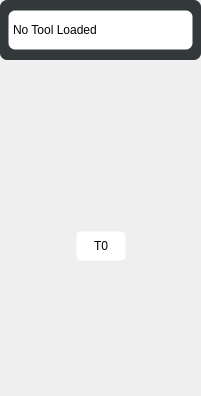
              <widget class="QWidget" name="widget_21" native="true">
               <property name="sizePolicy">
                <sizepolicy hsizetype="Preferred" vsizetype="Preferred">
                 <horstretch>1</horstretch>
                 <verstretch>0</verstretch>
                </sizepolicy>
               </property>
               <property name="minimumSize">
                <size>
                 <width>172</width>
                 <height>0</height>
                </size>
               </property>
               <property name="styleSheet">
                <string notr="true"/>
               </property>
               <layout class="QVBoxLayout" name="verticalLayout_14">
                <property name="leftMargin">
                 <number>0</number>
                </property>
                <property name="topMargin">
                 <number>0</number>
                </property>
                <property name="rightMargin">
                 <number>0</number>
                </property>
                <property name="bottomMargin">
                 <number>0</number>
                </property>
                <item>
                 <widget class="QFrame" name="frame_40">
                  <property name="sizePolicy">
                   <sizepolicy hsizetype="Preferred" vsizetype="Fixed">
                    <horstretch>2</horstretch>
                    <verstretch>0</verstretch>
                   </sizepolicy>
                  </property>
                  <property name="minimumSize">
                   <size>
                    <width>0</width>
                    <height>60</height>
                   </size>
                  </property>
                  <property name="styleSheet">
                   <string notr="true">.QFrame{
    background-color: rgb(51, 57, 59);
    border-radius: 7px;
    padding-left: 3px;
    padding-right: 3px;
}</string>
                  </property>
                  <layout class="QHBoxLayout" name="horizontalLayout_132">
                   <property name="leftMargin">
                    <number>5</number>
                   </property>
                   <property name="topMargin">
                    <number>3</number>
                   </property>
                   <property name="rightMargin">
                    <number>5</number>
                   </property>
                   <property name="bottomMargin">
                    <number>3</number>
                   </property>
                   <item>
                    <layout class="QHBoxLayout" name="horizontalLayout_133">
                     <property name="spacing">
                      <number>3</number>
                     </property>
                     <item>
                      <widget class="StatusLabel" name="tool_length_10">
                       <property name="sizePolicy">
                        <sizepolicy hsizetype="Preferred" vsizetype="Preferred">
                         <horstretch>0</horstretch>
                         <verstretch>0</verstretch>
                        </sizepolicy>
                       </property>
                       <property name="minimumSize">
                        <size>
                         <width>70</width>
                         <height>40</height>
                        </size>
                       </property>
                       <property name="maximumSize">
                        <size>
                         <width>16777215</width>
                         <height>40</height>
                        </size>
                       </property>
                       <property name="styleSheet">
                        <string notr="true">QLabel {
    border-style: transparent;
    border-color: rgb(235, 235, 235);
    border-width: 1px;
    border-radius: 7px;
    color: black;
    background: white;
	font: 75 13pt &quot;Bebas Kai&quot;;
}</string>
                       </property>
                       <property name="text">
                        <string>No Tool Loaded</string>
                       </property>
                       <property name="alignment">
                        <set>Qt::AlignLeading|Qt::AlignLeft|Qt::AlignVCenter</set>
                       </property>
                       <property name="wordWrap">
                        <bool>true</bool>
                       </property>
                       <property name="indent">
                        <number>4</number>
                       </property>
                       <property name="rules" stdset="0">
                        <string>[{&quot;channels&quot;: [{&quot;url&quot;: &quot;tooltable:current_tool?remark&quot;, &quot;trigger&quot;: true}], &quot;property&quot;: &quot;Text&quot;, &quot;expression&quot;: &quot;ch[0]&quot;, &quot;name&quot;: &quot;Tool Comment&quot;}]</string>
                       </property>
                       <property name="format" stdset="0">
                        <string>{:.3f}</string>
                       </property>
                      </widget>
                     </item>
                    </layout>
                   </item>
                  </layout>
                 </widget>
                </item>
                <item>
                 <widget class="QWidget" name="widget_8" native="true">
                  <property name="sizePolicy">
                   <sizepolicy hsizetype="Expanding" vsizetype="Fixed">
                    <horstretch>1</horstretch>
                    <verstretch>0</verstretch>
                   </sizepolicy>
                  </property>
                  <property name="minimumSize">
                   <size>
                    <width>0</width>
                    <height>20</height>
                   </size>
                  </property>
                 </widget>
                </item>
                <item>
                 <widget class="QWidget" name="widget_11" native="true">
                  <property name="sizePolicy">
                   <sizepolicy hsizetype="Expanding" vsizetype="Preferred">
                    <horstretch>1</horstretch>
                    <verstretch>0</verstretch>
                   </sizepolicy>
                  </property>
                  <layout class="QHBoxLayout" name="horizontalLayout_4">
                   <item>
                    <widget class="QWidget" name="widget_13" native="true"/>
                   </item>
                   <item>
                    <widget class="QWidget" name="widget_3" native="true">
                     <property name="sizePolicy">
                      <sizepolicy hsizetype="Fixed" vsizetype="Fixed">
                       <horstretch>1</horstretch>
                       <verstretch>0</verstretch>
                      </sizepolicy>
                     </property>
                     <property name="minimumSize">
                      <size>
                       <width>171</width>
                       <height>280</height>
                      </size>
                     </property>
                     <property name="maximumSize">
                      <size>
                       <width>170</width>
                       <height>16777215</height>
                      </size>
                     </property>
                     <widget class="QLabel" name="label_89">
                      <property name="geometry">
                       <rect>
                        <x>1</x>
                        <y>-1</y>
                        <width>169</width>
                        <height>274</height>
                       </rect>
                      </property>
                      <property name="sizePolicy">
                       <sizepolicy hsizetype="Fixed" vsizetype="Fixed">
                        <horstretch>0</horstretch>
                        <verstretch>0</verstretch>
                       </sizepolicy>
                      </property>
                      <property name="styleSheet">
                       <string notr="true">image: url(:/images/atc_spindle_tool.png);</string>
                      </property>
                      <property name="text">
                       <string/>
                      </property>
                      <property name="scaledContents">
                       <bool>true</bool>
                      </property>
                      <property name="indent">
                       <number>0</number>
                      </property>
                     </widget>
                     <widget class="StatusLabel" name="loaded_spindle_tool_number">
                      <property name="geometry">
                       <rect>
                        <x>61</x>
                        <y>130</y>
                        <width>50</width>
                        <height>30</height>
                       </rect>
                      </property>
                      <property name="sizePolicy">
                       <sizepolicy hsizetype="Fixed" vsizetype="Fixed">
                        <horstretch>1</horstretch>
                        <verstretch>0</verstretch>
                       </sizepolicy>
                      </property>
                      <property name="minimumSize">
                       <size>
                        <width>50</width>
                        <height>30</height>
                       </size>
                      </property>
                      <property name="maximumSize">
                       <size>
                        <width>50</width>
                        <height>30</height>
                       </size>
                      </property>
                      <property name="styleSheet">
                       <string notr="true">QLabel {
    border-style: transparent;
    border-color: rgb(235, 235, 235);
    border-width: 1px;
    border-radius: 5px;
    color: black;
    background: white;
	font: 75 16pt &quot;Bebas Kai&quot;;
}</string>
                      </property>
                      <property name="text">
                       <string>T0</string>
                      </property>
                      <property name="alignment">
                       <set>Qt::AlignCenter</set>
                      </property>
                      <property name="rules" stdset="0">
                       <string>[{&quot;channels&quot;: [{&quot;url&quot;: &quot;status:tool_in_spindle?text&quot;, &quot;trigger&quot;: true}], &quot;property&quot;: &quot;Text&quot;, &quot;expression&quot;: &quot;'T' + ch[0]&quot;, &quot;name&quot;: &quot;current tool&quot;}]</string>
                      </property>
                      <property name="format" stdset="0">
                       <string>{:.3f}</string>
                      </property>
                      <property name="statusItem" stdset="0">
                       <string>tool_offset.3</string>
                      </property>
                     </widget>
                    </widget>
                   </item>
                   <item>
                    <widget class="QWidget" name="widget_12" native="true"/>
                   </item>
                  </layout>
                 </widget>
                </item>
                <item>
                 <widget class="QWidget" name="widget_4" native="true">
                  <property name="sizePolicy">
                   <sizepolicy hsizetype="Expanding" vsizetype="Preferred">
                    <horstretch>1</horstretch>
                    <verstretch>0</verstretch>
                   </sizepolicy>
                  </property>
                 </widget>
                </item>
               </layout>
              </widget>
